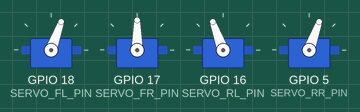
Bench run of a sketch on a simulated ESP32. On the bench: 4 × servo.

Above: at 4.05 s.
At 4.5 s:
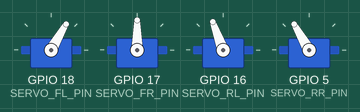
At 4.8 s:
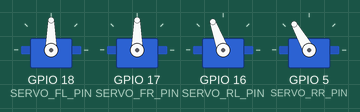
At 5.0 s:
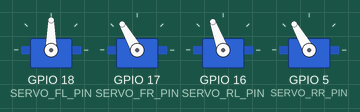
At 5.2 s:
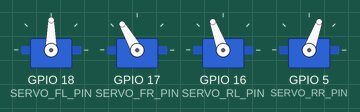
At 5.6 s:
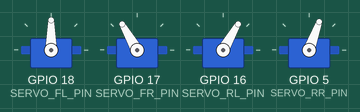
Timing chart, 0 to 7.7 s (numbered marks = the images above):
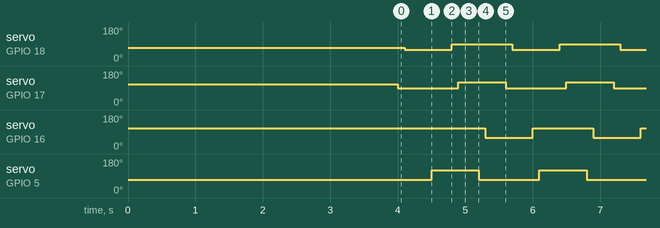

The sketch:

walkingTest.ino
```cpp
#include <ESP32Servo.h>

// Define the pins for the servos
#define SERVO_FL_PIN 18  // Front left leg servo pin
#define SERVO_RL_PIN 16  // Rear left leg servo pin
#define SERVO_FR_PIN 17  // Front right leg servo pin
#define SERVO_RR_PIN 5   // Rear right leg servo pin


#define DEFAULT_POS 90
#define WALK_OFFSET 30
#define WALK_DELAY 1000

// Create servo objects
Servo FL; // Front left leg
Servo FR; // Front right leg
Servo RL; // Rear left leg
Servo RR; // Rear right leg

void leftStep() {
  FR.write(90);
  delay(100);
  FL.write(60);
  delay(300);
  RL.write(110);
  delay(100);
  RR.write(120);
}

void rightStep() {
  FL.write(90);
  delay(100);
  FR.write(120);
  delay(300);
  RR.write(70);
  delay(100);
  RL.write(60);
}

void setup() {
  // Initialize serial communication
  Serial.begin(115200);

  // Attach servos to pins
  FL.attach(SERVO_FL_PIN);
  FR.attach(SERVO_FR_PIN);
  RL.attach(SERVO_RL_PIN);
  RR.attach(SERVO_RR_PIN);

  // Move servos to initial position (optional)
  FL.write(70);
  FR.write(110);
  RL.write(110);
  RR.write(70);

  delay(4000);
}

void loop() {
  leftStep();
  delay(300);
  rightStep();
  delay(300);

}
```

Measured:
- by itself, servo on GPIO 18 (SERVO_FL_PIN): alternates 90° for 0.90 s and 60° for 0.70 s
- by itself, servo on GPIO 17 (SERVO_FR_PIN): alternates 120° for 0.70 s and 90° for 0.90 s
- by itself, servo on GPIO 16 (SERVO_RL_PIN): alternates 110° for 0.90 s and 60° for 0.70 s
- by itself, servo on GPIO 5 (SERVO_RR_PIN): alternates 120° for 0.70 s and 70° for 0.90 s
